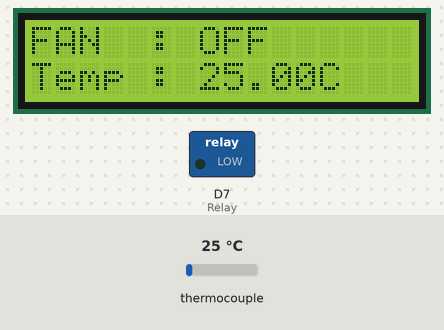
Simulated run of this sketch. Board: ESP8266 (NodeMCU). Parts: 16×2 character LCD, switched loads named in the sketch (green lamp = pin HIGH). The test bench sets the inputs (shaded band); at power-on: thermocouple 25 °C. WiFi joins after 1.5 s; servers stay silent unless stated; what the sketch prints to the serial monitor is not drawn.

Above: at 2.7 s.
2.8 s: thermocouple set to 75 °C
At 3.7 s:
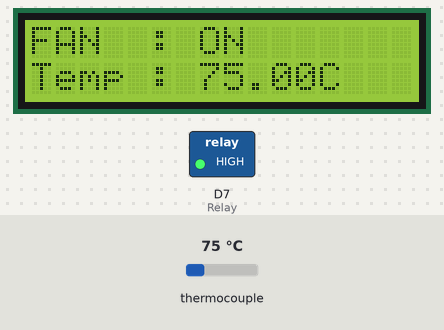
4.6 s: thermocouple set to 95 °C
At 6.5 s:
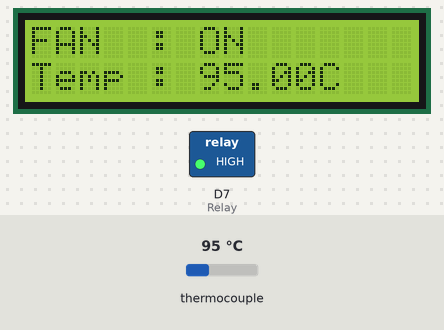
7.0 s: thermocouple set to 104 °C
At 9.3 s:
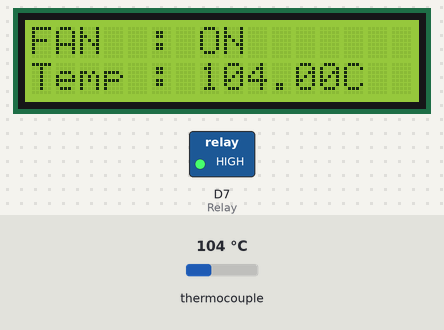
Timing chart, 0 to 10.8 s (numbered marks = the images above; inputs shaded):
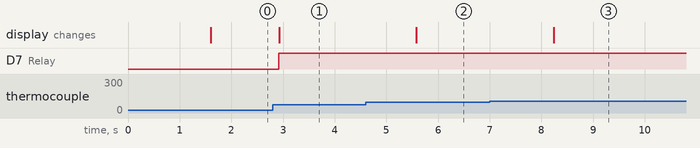

Measured:
- after the input at 2.8 s, D7 (Relay): LOW → HIGH after 0.11 s; the display: changes after 0.13 s (image 1)
- after the input at 4.6 s, the display: changes after 0.98 s (image 2)
- after the input at 7.0 s, the display: changes after 1.2 s (image 3)

The sketch:

ta_2esp8266.ino
```cpp
// library https://arduino.esp8266.com/stable/package_esp8266com_index.json
#include <ESP8266WiFi.h>
#include <Firebase_ESP_Client.h>
#include <max6675.h>
#include <LiquidCrystal_I2C.h>
#include <Wire.h>

#include "addons/TokenHelper.h"
#include "addons/RTDBHelper.h"

//#define WIFI_SSID "OldCity_Fam"
//#define WIFI_PASSWORD "Ppopoopo12"

// #define WIFI_SSID "pengungsian"
// #define WIFI_PASSWORD "awasadabolu"

#define WIFI_SSID "reca"
#define WIFI_PASSWORD "password"

//#define WIFI_SSID "awl"
//#define WIFI_PASSWORD "12345679"

//#define WIFI_SSID "OldCity_Fam_plus"
//#define WIFI_PASSWORD "Ppopoopo12Zxx"

// #define WIFI_SSID "Redmi A1"
// #define WIFI_PASSWORD "cobainkak"

// Insert Firebase project API Key
#define API_KEY "AIzaSyDByniTMlVXLBN9puuef9n_e8fX1svB7ss"

// Insert RTDB URLefine the RTDB URL */
#define DATABASE_URL "https://bara-database-default-rtdb.asia-southeast1.firebasedatabase.app/"

// Inisialisasi objek LCD dengan alamat I2C 0x27, 16 kolom, dan 2 baris
LiquidCrystal_I2C lcd(0x27, 16, 2);

// Definisi pin untuk sensor suhu MAX6675
#define SCK D5
#define CS D8
#define SO D6

// Inisialisasi objek MAX6675
MAX6675 thermocouple(SCK, CS, SO);

#define Relay D7 // The ESP8266 pin connected to the IN1 pin of relay module

// Define Firebase Data object.
FirebaseData fbdo;

// Define firebase authentication.
FirebaseAuth auth;

// Definee firebase configuration.
FirebaseConfig config;

// Millis variable to send/store data to firebase database.
unsigned long sendDataPrevMillis = 0;

// Boolean variable for sign in status.
bool signupOK = false;


void setup() {
  Serial.begin(115200);

  pinMode(Relay, OUTPUT);

  // Mulai LCD
  lcd.init();
  lcd.backlight();

  // Tampilkan pesan awal di LCD
  lcd.print("Connecting");

  WiFi.begin(WIFI_SSID, WIFI_PASSWORD);
  Serial.print("Connecting to Wi-Fi");
  while (WiFi.status() != WL_CONNECTED){
   Serial.print(".");
    delay(300);
  }
  Serial.println();
  Serial.print("Connected with IP: ");
  Serial.println(WiFi.localIP());
  Serial.println();

/* Assign the api key (required) */
  config.api_key = API_KEY;

/* Assign the RTDB URL (required) */
  config.database_url = DATABASE_URL;

  /* Sign up */
if (Firebase.signUp(&config, &auth, "", "")){
  Serial.println("Firebase sign up success");
  signupOK = true;
}else{
  Serial.printf("%s\n", config.signer.signupError.message.c_str());//menampilkan pesan kesalahan pendaftaran yang disimpan dalam objek config
}
  config.token_status_callback = tokenStatusCallback; //untuk mengautentikasi koneksi antara aplikasi dan Firebase.
  Firebase.begin(&config, &auth);
  Firebase.reconnectWiFi(true);
}


void loop() {
  if (Firebase.ready() && signupOK && (millis() - sendDataPrevMillis > 200 || sendDataPrevMillis == 0)){ //memperbarui waktu terakhir kali data dikirim, yang digunakan untuk menghitung waktu interval pengiriman berikutnya.
    sendDataPrevMillis = millis();

  float temperature = thermocouple.readCelsius();

  lcd.clear(); // Bersihkan layar LCD
  lcd.setCursor(0, 0);
  lcd.print("FAN  : ");


  if (temperature < 32.00) { //membuat kondisi jika temp kurang dari sama dengan 40 maka...
    digitalWrite(Relay, LOW); //relay mati
    Serial.println("FAN OFF"); //mencetak keadaan fan off di serial print
    lcd.setCursor(7,0); //tata letak tampilan di LCD
    lcd.print("OFF"); //mencetak String "OFF" pada lcd

   }

  else if (temperature > 32.00) { //membuat kondisi jika temp lebih dari sama dengan 41 maka...
    digitalWrite(Relay, HIGH);  // relay hidup
    Serial.println("FAN ON"); // mencetak keadaan fan on di serial print
    lcd.setCursor(7,0); //tata letak tampilan di LCD
    lcd.print("ON"); //mencetak String "ON" pada lcd

    }

  // Baca suhu dari sensor MAX6675
  lcd.setCursor(0, 1);
  lcd.print("Temp : ");
  lcd.print(temperature);
  lcd.print("C");

  // Tampilkan suhu pada Serial Monitor dan beri informasi tambahan
  Serial.print("Temp: ");
  Serial.print(temperature);
  if (temperature > 100){
    Serial.println("C (GOOD)");
  } else {
    Serial.println("C (WEAK)");
  }
  // Tunggu 2 detik sebelum membaca ulang sensor
  delay(1000);

  if(temperature > 32.00){
  (Firebase.RTDB.setString(&fbdo, "ESP8266/FAN", "ON")); //rtbd(real time database) membaca dan menulis ke database
  }

  if(temperature < 32.00){
  (Firebase.RTDB.setString(&fbdo, "ESP8266/FAN", "OFF")); //fbdo(firebase data object) menyimpan operasi database firebase
  }

  Serial.println();
  //Serial.print(fan);
  Serial.print("- successfully saved to: " + fbdo.dataPath());
  Serial.println(" (" +fbdo.dataType() + ")");


if(Firebase.RTDB.setFloat(&fbdo, "ESP8266/Temp", temperature)){
  Serial.println();Serial.print(temperature);
  Serial.print("- successfully saved to: " + fbdo.dataPath());
  Serial.println(" (" +fbdo.dataType() + ")");
}else{
  Serial.println("FAILED" +fbdo.errorReason());
}
}
}
```
